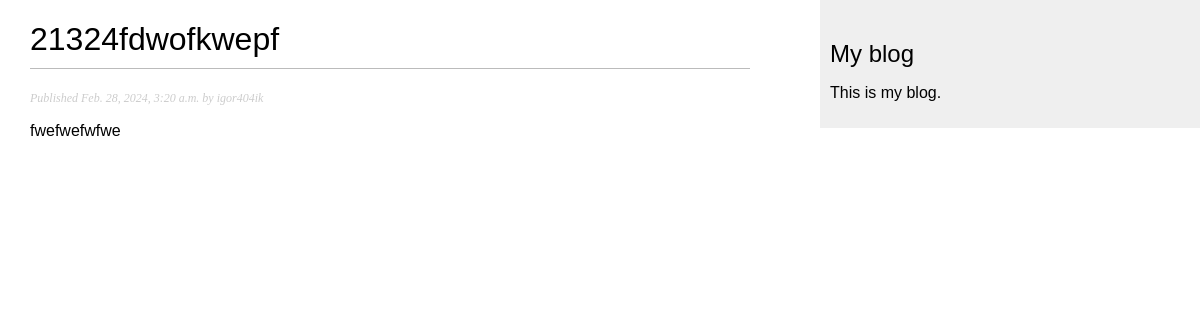
The page /blog/6/ on the database its author committed.
### blog/models.py (models this page shows, shortened)
class Post1(models.Model):
    class Status(models.TextChoices):
        DRAFT = 'DF', 'Draft'
        PUBLISHED = 'PB', 'Published'
    title = models.CharField(max_length=250)
    slug = models.SlugField(max_length=250)
    body = models.TextField()
    publish = models.DateTimeField(default=timezone.now)
    created = models.DateTimeField(auto_now_add=True)
    updated = models.DateTimeField(auto_now=True)
    status = models.CharField(max_length=2,choices=Status.choices,default=Status.DRAFT)
    author = models.ForeignKey(User,on_delete=models.CASCADE,related_name='blog_posts')
    objects = models.Manager() # The default manager.
    published = PublishedManager() # Our custom manager.
    class Meta:
        ordering = ['-publish']
        indexes = [
            models.Index(fields=['-publish'])
        ]

### blog/views.py (the view)
# urls.py: path('<int:id>/', views.post_detail, name='post_detail'),
def post_detail(request, id):
    post = get_object_or_404(Post1,id=id,status=Post1.Status.PUBLISHED)
    return render(request,'blog/detail.html',{'post': post})

### blog/templates/blog/detail.html (shortened to what this page needs)
{% extends "blog/base.html" %}
{% block content %}
  <h1>{{ post.title }}</h1>
  <p class="date">
    Published {{ post.publish }} by {{ post.author }}
  </p>
  {{ post.body|linebreaks }}
{% endblock %}

### blog/static/blog/css/blog.css (style rules this page uses)
body { margin:0; padding:0; font-family:helvetica, sans-serif; }
h1 { font-weight:normal; border-bottom:1px solid #bbb; padding:0 0 10px 0; }
p.date { color:#ccc; font-family: georgia, serif; font-size: 12px; font-style: italic; }

### rows shown on the page
Post1: title "21324fdwofkwepf", publish "Feb. 28, 2024, 3:20 a.m.", author "igor404ik", body "fwefwefwfwe"
